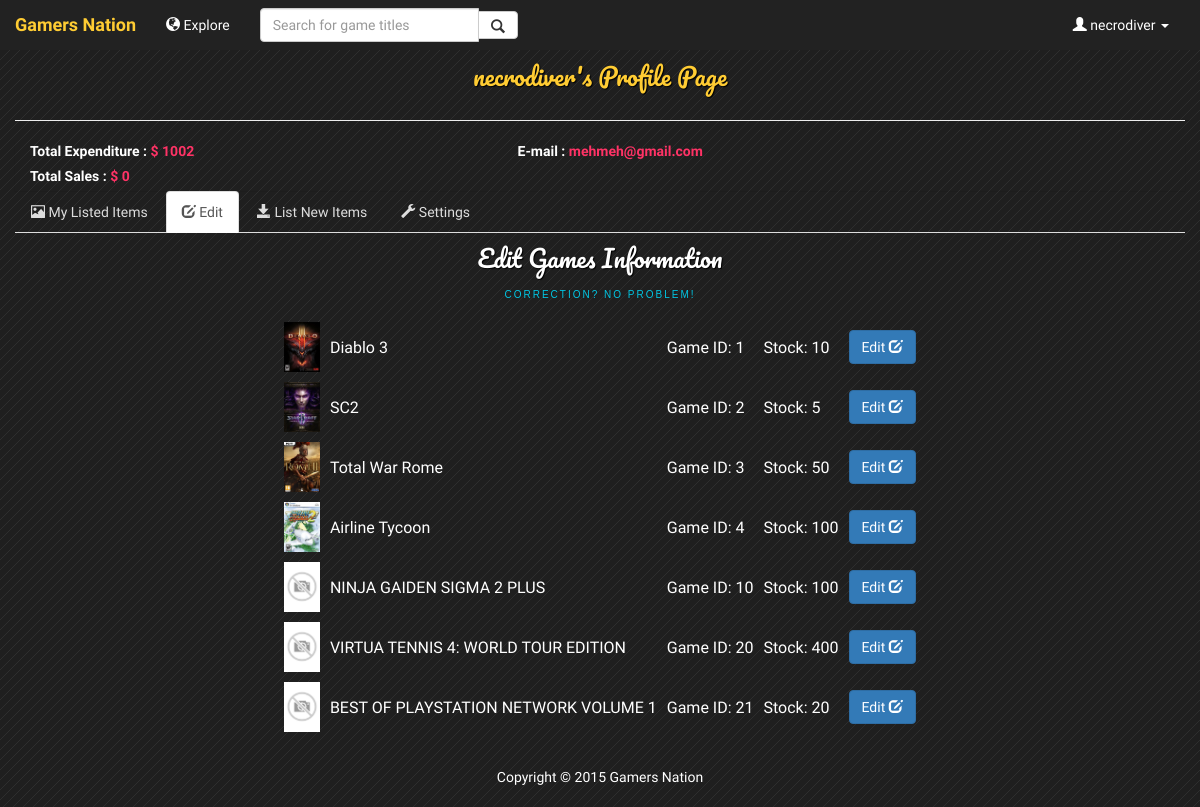
Before: /userimgedit.php (signed in) with the older database file.
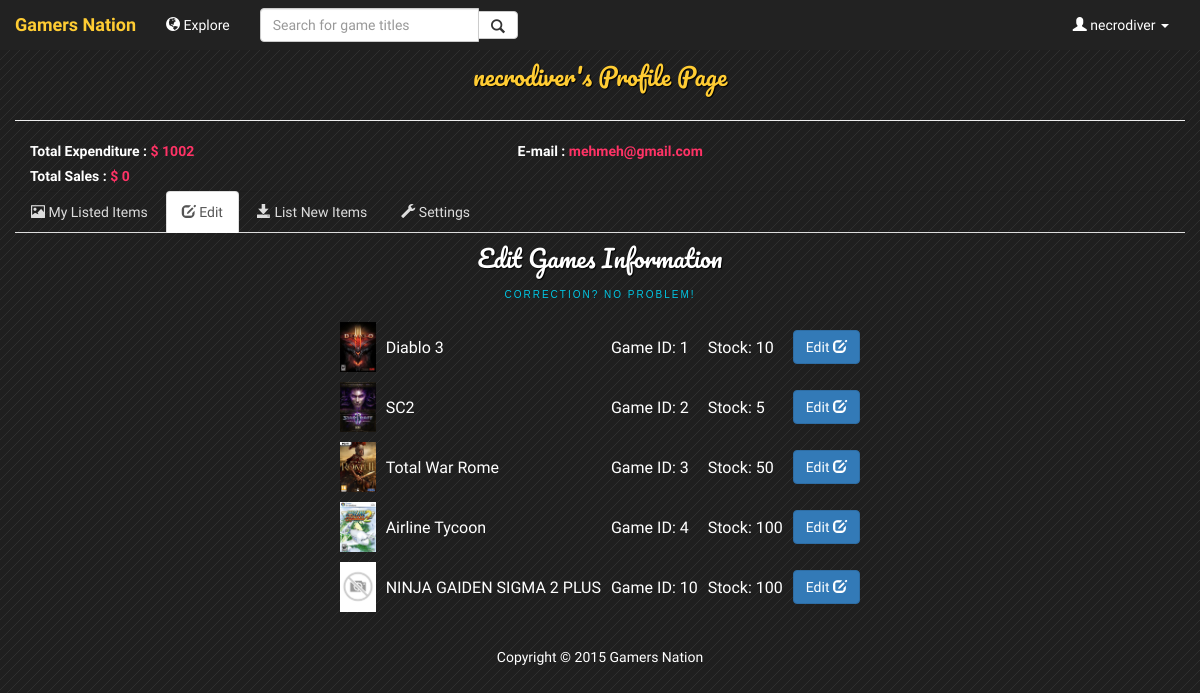
After: the same page with the newer database file.
### tables this page shows
CREATE TABLE `supplier_own_game` (
  `Supplier_UserID` varchar(255) NOT NULL DEFAULT '',
  `GameID` int(11) NOT NULL,
  `Stock` int(11) DEFAULT NULL
);

CREATE TABLE `game` (
  `GameID` int(11) NOT NULL,
  `Title` varchar(255) DEFAULT NULL,
  `Publisher` varchar(255) DEFAULT NULL,
  `Year_Released` int(11) DEFAULT NULL,
  `Platform` varchar(255) DEFAULT NULL,
  `Region` varchar(255) DEFAULT NULL,
  `Price` float DEFAULT NULL,
  `ImagePath` varchar(500) NOT NULL
);

### userimgedit.php (the view, shortened to what this page needs)
<html>
    <head>
        <link href="css/bootstrap.min.css" rel="stylesheet">
        <link href="css/main.css" rel="stylesheet"/>
    </head>
    <?php include 'header.inc.php'; ?>
    <body>
        <div class="container-fluid">
            <?php include '/include/userdetail.inc.php'; ?>
            <?php include '/include/mainNav.inc.php'; ?>
        </div>
        <div class="container">
            <div class="content">
                <h1>Edit Games Information
                    <span>Correction? No problem!</span></h1>
                <div>
                    <table align="center">
                        <?php
							$sql = "SELECT * FROM supplier_own_game S, game G
								WHERE S.GameID = G.GameID
								AND Supplier_UserID = \"" . $username . "\"";
                            if ($result = mysqli_query($connection, $sql))
							{
                                while ($row = mysqli_fetch_assoc($result))
								{
                                    echo '<tr>';
                                    echo '<td style="padding: 5;"><img src="' . $row['ImagePath'] . '" height="50px"/></td>';
									echo '<td style="padding: 5;">'.$row['Title'].'</td>';
                                    echo '<td style="padding: 5;">Game ID: '.$row['GameID'].'</td>';
									echo '<td style="padding: 5;">Stock: '.$row['Stock'].' </td>';
                                    echo '<td style="padding: 5;"> '
                                    . '     <a class="btn btn-primary" type="button" href="imgedit.php?id='. $row['GameID'].'">
                                                Edit <span class="glyphicon glyphicon-edit"></span>
                                            </a>
                                          </td>';
                                    echo '</tr>';
                                }
                            }
                            ?>
                    </table>
                </div>
            </div>
        </div>
        <?php include 'footer.inc.php'; ?>
    </body>
</html>

Changed rows visible on the page:
removed supplier_own_game: GameID.ImagePath (placeholder picture), GameID.Title "VIRTUA TENNIS 4: WORLD TOUR EDITION", GameID.GameID "20", Stock "400"
removed supplier_own_game: GameID.ImagePath (placeholder picture), GameID.Title "BEST OF PLAYSTATION NETWORK VOLUME 1", GameID.GameID "21", Stock "20"
